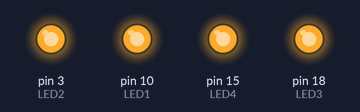
The sketch below on a simulated Arduino Uno, built with avr-gcc and run on an emulated ATmega328P. On the bench: output pins drawn as LEDs (lit = HIGH).

Above: at 0.2 s.
At 0.7 s:
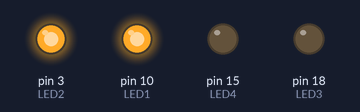
At 1.2 s:
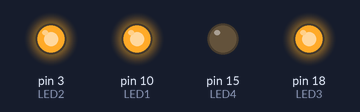
At 2.2 s:
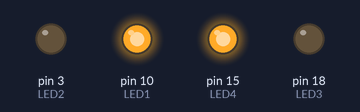
At 4.2 s:
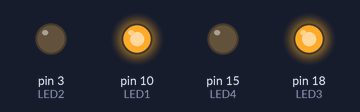
At 5.2 s:
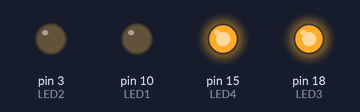
Timing chart, 0 to 5.8 s (numbered marks = the images above):
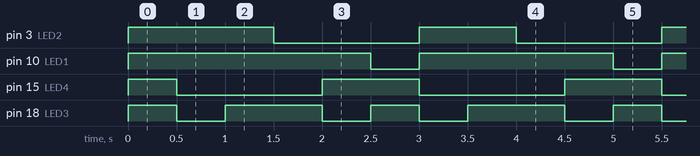

Measured:
- by itself, pin 3 (LED2), pin 15 (LED4): repeats every 2.5 s: LOW 1.5 s, HIGH 1.0 s
- by itself, pin 10 (LED1): repeats every 2.5 s: LOW 0.50 s, HIGH 2.0 s
- by itself, pin 18 (LED3): repeats every 2.5 s: LOW 0.50 s, HIGH 1.0 s, LOW 0.50 s, HIGH 0.50 s

The sketch:

Homework1.ino
```cpp
const int LED1 = 10;
const int LED2 = 3;
const int LED3 = 18;
const int LED4 = 15;

int loopCount = 0;
int ms = 500;
bool ledState = 0;


void setup() {
// put your setup code here, to run once:
pinMode(LED1, OUTPUT);
pinMode(LED2, OUTPUT);
pinMode(LED3, OUTPUT);
pinMode(LED4, OUTPUT);

}

void loop() {
// put your main code here, to run repeatedly:

if (loopCount == 0)
{
  digitalWrite(LED1, 1);
  digitalWrite(LED2, 1);
  digitalWrite(LED3, 1);
  digitalWrite(LED4, 1);
}
else if (loopCount == 1)
{
  digitalWrite(LED1, 1);
  digitalWrite(LED2, 1);
  digitalWrite(LED3, 0);
  digitalWrite(LED4, 0);
}
else if (loopCount == 2)
{
  digitalWrite(LED1, 1);
  digitalWrite(LED2, 1);
  digitalWrite(LED3, 1);
  digitalWrite(LED4, 0);
}
else if (loopCount == 3)
{
  digitalWrite(LED1, 1);
  digitalWrite(LED2, 0);
  digitalWrite(LED3, 1);
  digitalWrite(LED4, 0);
}
else if (loopCount == 4)
{
  digitalWrite(LED1, 1);
  digitalWrite(LED2, 0);
  digitalWrite(LED3, 0);
  digitalWrite(LED4, 1);
}
else if (loopCount == 5)
{
  digitalWrite(LED1, 0);
  digitalWrite(LED2, 0);
  digitalWrite(LED3, 1);
  digitalWrite(LED4, 1);

  loopCount = 0;
}

delay(ms);

loopCount++;

}
```
